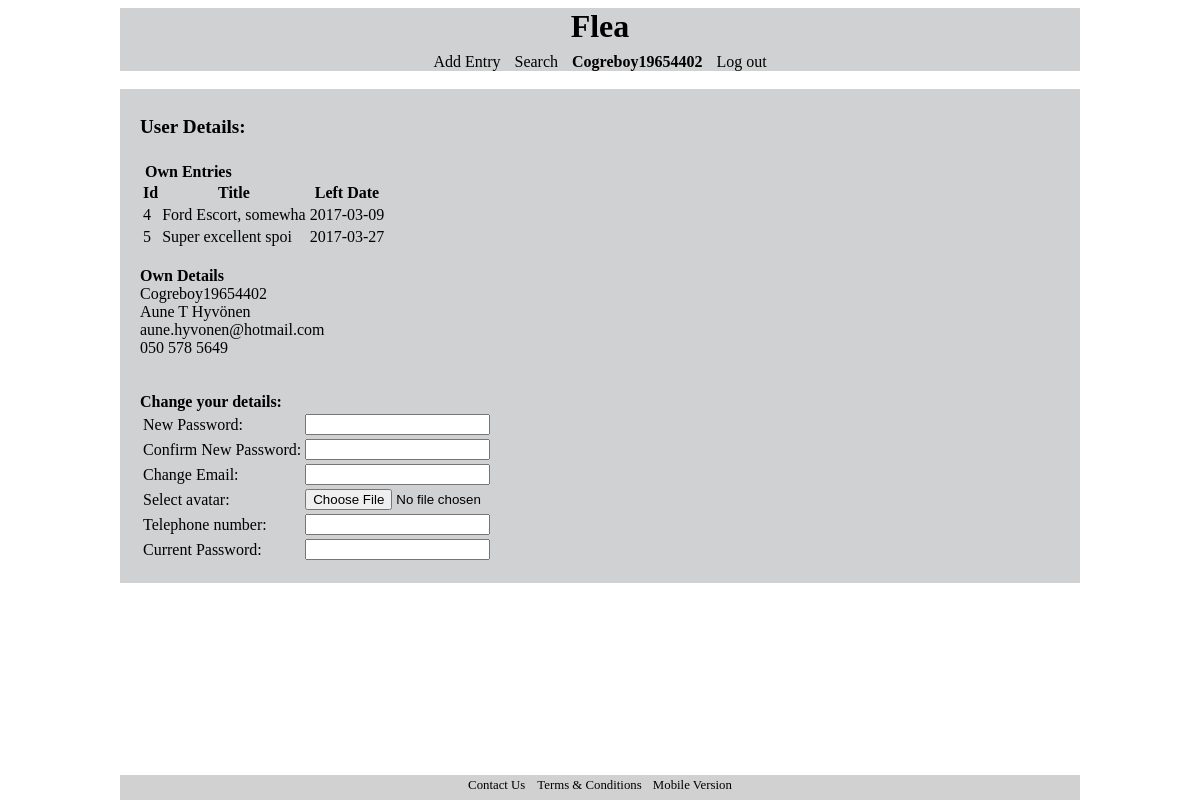
Screenshot of /userpage.php (signed in) with the database file from the repository.
### tables this page shows
CREATE TABLE `advertisements` (
  `id` int(11) NOT NULL,
  `pricerequest` varchar(10) NOT NULL,
  `leftdate` date NOT NULL,
  `picture` mediumblob,
  `locationid` int(11) NOT NULL,
  `categoryid` int(11) NOT NULL,
  `username` varchar(20) NOT NULL,
  `title` varchar(20) NOT NULL,
  `description` varchar(400) NOT NULL,
  `reported` tinyint(1) NOT NULL DEFAULT '0',
  `reportdescription` varchar(30) DEFAULT NULL
);

CREATE TABLE `sellers` (
  `username` varchar(20) NOT NULL,
  `fullname` varchar(32) NOT NULL,
  `password` varchar(32) NOT NULL,
  `email` varchar(32) NOT NULL,
  `telephone` varchar(13) NOT NULL
);

### userpage.php (the view, shortened to what this page needs)
<?php
	require_once 'connection.php';
?>
<!DOCTYPE html>
<html>
<head>
	<link rel = "stylesheet" type = "text/css" href = "stylesheet.css">
</head>
<body>
	<?php
		include 'header.php';
	?>
	<?php
		include 'nav.php';
	?>
	<br>
	<div class="entrydiv">
	<h4 class="entrydivheader">User Details:</h4>
	    	<li><b>Own Entries</b></li><br>
				<?php
					$user = $_SESSION["username"];
					$userentries = "SELECT id, title, leftdate FROM advertisements
					JOIN sellers ON advertisements.username = sellers.username WHERE sellers.username = '$user'";
					$result = mysqli_query($connection, $userentries);
					if(mysqli_num_rows($result) == 0)
					{
						echo "<br> You do not have any advertisements.<br>";
					}
					else
					{
						$table="<table><tr>
								    <th>Id</th>
								    <th>Title</th>
								    <th>Left Date</th>
							  </tr>";
						while ($row = $result->fetch_assoc())
						{
							$table.= "<tr> <td>".$row['id']."</td> <td>".$row['title']."</td> <td>".$row['leftdate']."</td> </tr>";
						}
						$table.="</table>";
						echo $table;
					}
				?>
			<br>
	    	<b>Own Details</b>
	    		<?php
					$user = $_SESSION["username"];
					$userinfo = "SELECT username, fullname, email, telephone FROM sellers WHERE username = '$user'";
					$result = mysqli_query($connection, $userinfo);
					while ($row = $result->fetch_assoc())
					{
							echo '<br>'.$row['username'].'<br>';
							echo $row['fullname'].'<br>';
							echo $row['email'].'<br>';
							echo $row['telephone'].'<br>';
					}
				?>
	    		<br>
    		<br>
    	<b>Change your details:</b>
    	<table>
    		<tr><td>New Password:</td><td><input type="password" name="changepassword1" id="changepassword1"></tr>
    		<tr><td>Confirm New Password:</td><td><input type="password" name="changepassword2" id="changepassword2"></tr>
    		<tr><td>Change Email:</td><td><input type="email" name="changeemail" id="changeemail"></tr>
    		<tr><td>Select avatar: <td align="left"><input type="file" name="avatar" accept="image/*"></td>
			<tr><td>Telephone number: </td><td><input type="text" name="telephone" id="telephone"></tr>
    		<tr><td>Current Password:</td><td><input type="password" name="currentpassword" id="currentpassword"></tr>
    	</table>
	</div>
	<?php
		include 'footer.php';
	?>
</body>
</html>

### stylesheet.css (style rules this page uses)
body { background-image: url("http://il6.picdn.net/shutterstock/videos/1816268/thumb/1.jpg"); background-color: white; font-family: Verdana; margin-left: 10%; margin-right: 10%; }
li { display: inline; text-align: center; padding: 0px 5px; text-decoration: none; }
.entrydiv { background-color: #cfd1d3; padding: 20px; padding-top: 1px; }
.entrydivheader { font-size:120%; padding:0px; }

### rows the page displays
advertisements: id "4", title "Ford Escort, somewha", leftdate "2017-03-09"
advertisements: id "5", title "Super excellent spoi", leftdate "2017-03-27"
sellers: username "Cogreboy19654402", fullname "Aune T Hyvönen", email "aune.hyvonen@hotmail.com", telephone "050 578 5649"

### other values shown
$_SESSION["username"] "Cogreboy19654402"
